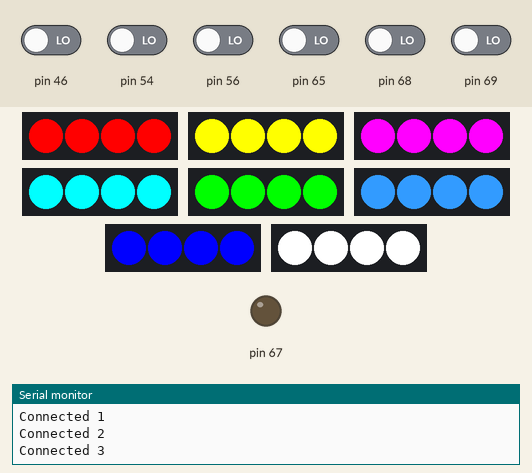
The sketch below on a simulated Arduino Mega 2560, built with avr-gcc and run on an emulated ATmega2560. Shown: 8 × 4 RGB LEDs in strip order, left to right, output pins drawn as LEDs (lit = HIGH), the last lines printed to the serial monitor. The test bench sets the inputs (shaded band); at power-on: pin 46, pin 54, pin 56, pin 65, pin 68, pin 69 LOW. Dim RGB values are drawn brighter than linear; random numbers use the default seed unless the sketch sets one; pins used as bus, display or sensor lines are not drawn.

Above: at 8.2 s.
8.3 s: pin 46 driven HIGH
At 9.0 s:
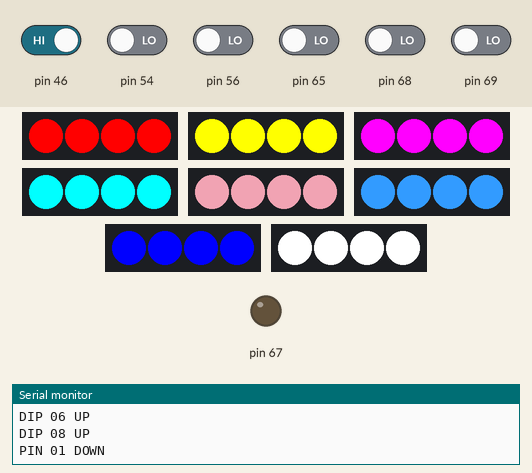
11.3 s: pin 69 driven HIGH
At 12.1 s:
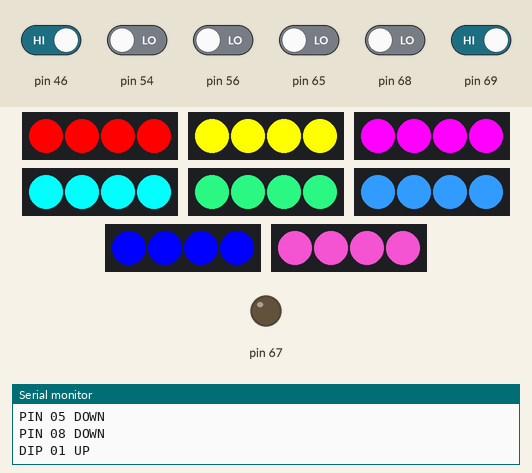
14.3 s: pin 46 driven LOW
17.3 s: pin 69 driven LOW
At 18.4 s:
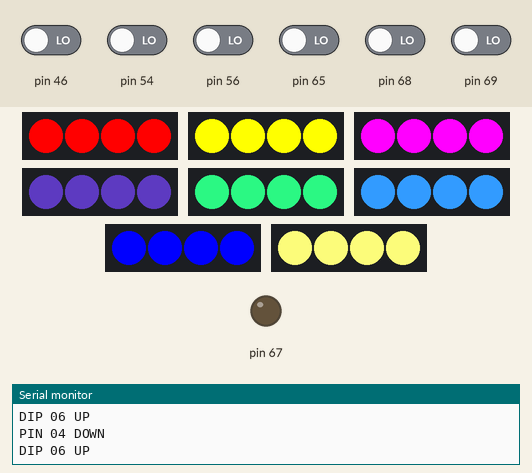
18.8 s: pin 68 driven HIGH
At 18.95 s:
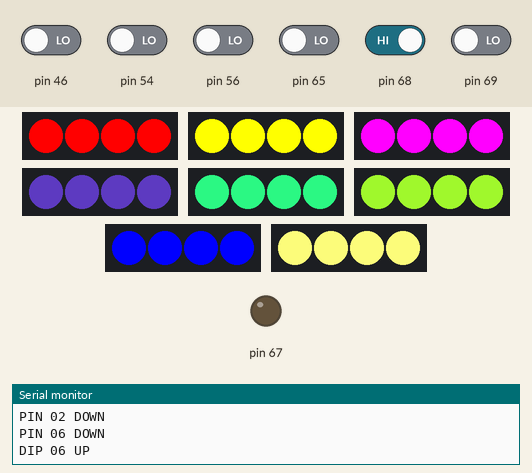
21.8 s: pin 54 driven HIGH
At 22.8 s:
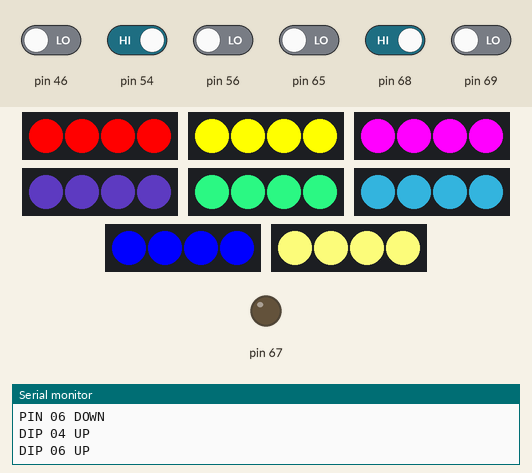
Timing chart, 0 to 25.8 s (numbered marks = the images above; inputs shaded):
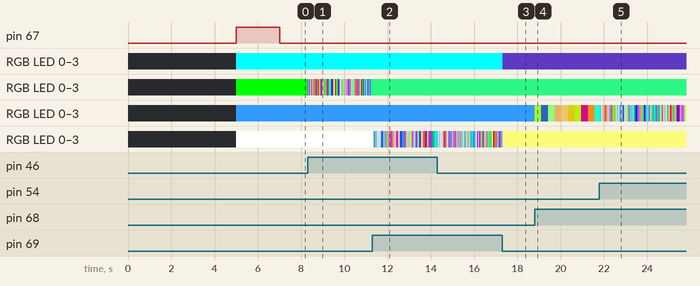

Measured:
- after the input at 18.8 s, RGB LED 0–3: RGB(50, 155, 255) → RGB(149, 230, 41) at once, → RGB(17, 42, 79) 0.32 s later, → RGB(142, 245, 116) 0.31 s later, → RGB(184, 140, 87) 0.31 s later, … (10 changes in this stretch)

The sketch:

InteractionTest.ino
```cpp
/*************************************************************
Interaction Test

Code Test the Interaction Board
  BUTTONS
  SWITCHES
  LEDS
  MULTIPLEXERS
*************************************************************/

#include <Wire.h> // Include the I2C library (required)
#include <SparkFunSX1509.h> // Include SX1509 library
#include <Adafruit_NeoPixel.h>


//LIMIT BUTTONS
const byte SWITCH_01_SX01 = 8; // LED connected to pin 8
const byte SWITCH_02_SX01 = 6; // LED connected to pin 9
const byte SWITCH_03_SX01 = 9; // LED connected to pin 10
const byte SWITCH_04_SX01 = 7; // LED connected to pin 11

const byte SWITCH_05_SX02 = 8; // LED connected to pin 12
const byte SWITCH_06_SX02 = 6; // LED connected to pin 13
const byte SWITCH_07_SX02 = 9; // LED connected to pin 14
const byte SWITCH_08_SX02 = 7; // LED connected to pin 15

//DOWN BUTTONS
const byte DOWN_01_SX01 = 12; // LED connected to pin 8
const byte DOWN_02_SX01 = 4; // LED connected to pin 9
const byte DOWN_03_SX01 = 15; // LED connected to pin 10
const byte DOWN_04_SX01 = 5; // LED connected to pin 11

const byte DOWN_05_SX02 = 12; // LED connected to pin 12
const byte DOWN_06_SX02 = 4; // LED connected to pin 13
const byte DOWN_07_SX02 = 15; // LED connected to pin 14
const byte DOWN_08_SX02 = 5; // LED connected to pin 15


//UP BUTTONS
const byte UP_01_SX01 = 11; // LED connected to pin 8
const byte UP_02_SX01 = 3; // LED connected to pin 9
const byte UP_03_SX01 = 14; // LED connected to pin 10
const byte UP_04_SX01 = 1; // LED connected to pin 11

const byte UP_05_SX02 = 11; // LED connected to pin 12
const byte UP_06_SX02 = 3; // LED connected to pin 13
const byte UP_07_SX02 = 14; // LED connected to pin 14
const byte UP_08_SX02 = 1; // LED connected to pin 15

//TOUCH PIN
const byte TOUCH_01_SX01 = 10; // LED connected to pin 8
const byte TOUCH_02_SX01 = 2; // LED connected to pin 9
const byte TOUCH_03_SX01 = 13; // LED connected to pin 10
const byte TOUCH_04_SX01 = 0; // LED connected to pin 11

const byte TOUCH_05_SX02 = 10; // LED connected to pin 12
const byte TOUCH_06_SX02 = 2; // LED connected to pin 13
const byte TOUCH_07_SX02 = 13; // LED connected to pin 14
const byte TOUCH_08_SX02 = 0; // LED connected to pin 15


//MUX
const byte DIP_01_SX03 = 5; // LED connected to pin 8
const byte DIP_02_SX03 = 6; // LED connected to pin 9
const byte DIP_03_SX03 = 7; // LED connected to pin 10
const byte DIP_04_SX03 = 8; // LED connected to pin 11
const byte DIP_05_SX03 = 9; // LED connected to pin 12
const byte DIP_06_SX03 = 10; // LED connected to pin 13
const byte DIP_07_SX03 = 11; // LED connected to pin 14
const byte DIP_08_SX03 = 12; // LED connected to pin 15
const byte DIP_09_SX03 = 13; // LED connected to pin 14
const byte DIP_10_SX03 = 14; // LED connected to pin 15

const byte STATUS_PIN_SX03 = 3;

//NEO PIXELS PINS
const  byte NEO_PIN_01 = 16;
const  byte NEO_PIN_02 = 17;
const  byte NEO_PIN_03 = 2;
const  byte NEO_PIN_04 = 3;
const  byte NEO_PIN_05 = 4;
const  byte NEO_PIN_06 = 24;
const  byte NEO_PIN_07 = 25;
const  byte NEO_PIN_08 = 13;

//NEO PIXELS PINS
const byte NEO_PIN[8] = {NEO_PIN_01, NEO_PIN_02, NEO_PIN_03, NEO_PIN_04,
                         NEO_PIN_05, NEO_PIN_06, NEO_PIN_07, NEO_PIN_08
                        };

//NUM PIXELS
boolean colorChange = false;

int colorId = -1;

//Maximun number of pixels per board
const byte NUMPIXELS = 4;

//Pixels
Adafruit_NeoPixel * pixels[8];

// SX1509 I2C address (set by ADDR1 and ADDR0 (00 by default):
const byte SX1509_ADDRESS_00 = 0x3E;  // SX1509 I2C address
SX1509 sx00;

const byte SX1509_ADDRESS_01 = 0x3F;
SX1509 sx01;

const byte SX1509_ADDRESS_10 = 0x71;
SX1509 sx02;

const byte SX1509_ADDRESS_11 = 0x70;
SX1509 sx03;

//INIT
void setup()
{

  Serial.begin(9600);
  pinMode(13, OUTPUT);
  digitalWrite(13, HIGH);
  delay(3000);

  Serial.println("SX1509: ");

  if (!sx00.begin(SX1509_ADDRESS_00) ) {
    Serial.println("Failed 0");
    Serial.println(SX1509_ADDRESS_00);
    //while (1) ; // If we fail to communicate, loop forever.
  } else {
    Serial.println("Connected 0");
  }

  if (!sx01.begin(SX1509_ADDRESS_01) ) {
    Serial.println("Failed 01");
    Serial.println(SX1509_ADDRESS_01);
  } else {
    Serial.println("Connected 1");
  }

  int count = 0;
  if (!sx02.begin(SX1509_ADDRESS_11)) {
    Serial.println("Failed sx 2");
    Serial.println(SX1509_ADDRESS_11);
  } else {
    Serial.println("Connected 2");
  }

  if (!sx03.begin(SX1509_ADDRESS_10)) {
    Serial.println("Failed sx 3");
    Serial.println(SX1509_ADDRESS_10);
  } else {
    Serial.println("Connected 3");
  }


  delay(2000);
  digitalWrite(13, LOW);

  //sx 00
  sx01.pinMode(SWITCH_01_SX01, INPUT);
  sx01.pinMode(SWITCH_02_SX01, INPUT);
  sx01.pinMode(SWITCH_03_SX01, INPUT);
  sx01.pinMode(SWITCH_04_SX01, INPUT);

  sx01.pinMode(DOWN_01_SX01, INPUT);
  sx01.pinMode(DOWN_02_SX01, INPUT);
  sx01.pinMode(DOWN_03_SX01, INPUT);
  sx01.pinMode(DOWN_04_SX01, INPUT);

  sx01.pinMode(UP_01_SX01, INPUT);
  sx01.pinMode(UP_02_SX01, INPUT);
  sx01.pinMode(UP_03_SX01, INPUT);
  sx01.pinMode(UP_04_SX01, INPUT);

  sx01.pinMode(TOUCH_01_SX01, INPUT);
  sx01.pinMode(TOUCH_02_SX01, INPUT);
  sx01.pinMode(TOUCH_03_SX01, INPUT);
  sx01.pinMode(TOUCH_04_SX01, INPUT);

  //sx 01
  sx02.pinMode(SWITCH_05_SX02, INPUT);
  sx02.pinMode(SWITCH_06_SX02, INPUT);
  sx02.pinMode(SWITCH_07_SX02, INPUT);
  sx02.pinMode(SWITCH_08_SX02, INPUT);

  sx02.pinMode(DOWN_05_SX02, INPUT);
  sx02.pinMode(DOWN_06_SX02, INPUT);
  sx02.pinMode(DOWN_07_SX02, INPUT);
  sx02.pinMode(DOWN_08_SX02, INPUT);

  sx02.pinMode(UP_05_SX02, INPUT);
  sx02.pinMode(UP_06_SX02, INPUT);
  sx02.pinMode(UP_07_SX02, INPUT);
  sx02.pinMode(UP_08_SX02, INPUT);

  sx02.pinMode(TOUCH_05_SX02, INPUT);
  sx02.pinMode(TOUCH_06_SX02, INPUT);
  sx02.pinMode(TOUCH_07_SX02, INPUT);
  sx02.pinMode(TOUCH_08_SX02, INPUT);

  //sx 03

  sx03.pinMode(DIP_01_SX03, INPUT);
  sx03.pinMode(DIP_02_SX03, INPUT);
  sx03.pinMode(DIP_03_SX03, INPUT);
  sx03.pinMode(DIP_04_SX03, INPUT);
  sx03.pinMode(DIP_05_SX03, INPUT);
  sx03.pinMode(DIP_06_SX03, INPUT);
  sx03.pinMode(DIP_07_SX03, INPUT);
  sx03.pinMode(DIP_08_SX03, INPUT);
  sx03.pinMode(DIP_09_SX03, INPUT);
  sx03.pinMode(DIP_10_SX03, INPUT);

  sx03.pinMode(STATUS_PIN_SX03, OUTPUT);


  //reset and init the neopixels
  for (int i = 0; i < 8; i++) {
    pixels[i] = new Adafruit_NeoPixel(NUMPIXELS, NEO_PIN[i], NEO_GRBW + NEO_KHZ800);
    pixels[i]->begin();
    pixels[i]->clear();
  }

  //set pixels to different colors
  for (int j = 0; j < NUMPIXELS; j++) {
    pixels[0]->setPixelColor(j, pixels[0]->Color(255, 0, 0)); // Moderately bright green color.
  }
  pixels[0]->show();

  for (int j = 0; j < NUMPIXELS; j++) {
    pixels[1]->setPixelColor(j, pixels[1]->Color(255, 255, 0)); // Moderately bright green color.
  }
  pixels[1]->show();

  for (int j = 0; j < NUMPIXELS; j++) {
    pixels[2]->setPixelColor(j, pixels[2]->Color(255, 0, 255)); // Moderately bright green color.
  }
  pixels[2]->show();

  for (int j = 0; j < NUMPIXELS; j++) {
    pixels[3]->setPixelColor(j, pixels[3]->Color(0, 255, 255)); // Moderately bright green color.
  }
  pixels[3]->show();

  for (int j = 0; j < NUMPIXELS; j++) {
    pixels[4]->setPixelColor(j, pixels[4]->Color(0, 255, 0)); // Moderately bright green color.
  }
  pixels[4]->show();

  for (int j = 0; j < NUMPIXELS; j++) {
    pixels[5]->setPixelColor(j, pixels[5]->Color(50, 155, 255)); // Moderately bright green color.
  }
  pixels[5]->show();

  for (int j = 0; j < NUMPIXELS; j++) {
    pixels[6]->setPixelColor(j, pixels[6]->Color(0, 0, 255)); // Moderately bright green color.
  }
  pixels[6]->show();

  for (int j = 0; j < NUMPIXELS; j++) {
    pixels[7]->setPixelColor(j, pixels[7]->Color(255, 255, 255)); // Moderately bright green color.
  }
  pixels[7]->show();

  //status pinTest
  sx03.digitalWrite(STATUS_PIN_SX03, HIGH);
  delay(2000);
  sx03.digitalWrite(STATUS_PIN_SX03, LOW);
}


//main interaction test loop
void loop() {


  //SX 01
  if (sx01.digitalRead(SWITCH_01_SX01) == HIGH) {
    Serial.println("PIN 01");
  }
  if (sx01.digitalRead(SWITCH_02_SX01) == HIGH) {
    Serial.println("PIN 02");
  }
  if (sx01.digitalRead(SWITCH_03_SX01) == HIGH) {
    Serial.println("PIN 03");
  }
  if (sx01.digitalRead(SWITCH_04_SX01) == HIGH) {
    Serial.println("PIN 04");
  }

  if (sx02.digitalRead(SWITCH_05_SX02) == HIGH) {
    Serial.println("PIN 05");
  }
  if (sx02.digitalRead(SWITCH_06_SX02) == HIGH) {
    Serial.println("PIN 06");
  }
  if (sx02.digitalRead(SWITCH_07_SX02) == HIGH) {
    Serial.println("PIN 07");
  }
  if (sx02.digitalRead(SWITCH_08_SX02) == HIGH) {
    Serial.println("PIN 08");
  }


  //SX 02 down
  if (sx01.digitalRead(DOWN_01_SX01) == HIGH) {
    Serial.println("PIN 01 DOWN");
    colorChange = true;
    colorId = 0;
  }
  if (sx01.digitalRead(DOWN_02_SX01) == HIGH) {
    Serial.println("PIN 02 DOWN");
    colorChange = true;
    colorId = 1;
  }
  if (sx01.digitalRead(DOWN_03_SX01) == HIGH) {
    Serial.println("PIN 03 DOWN");
    colorChange = true;
    colorId = 2;
  }
  if (sx01.digitalRead(DOWN_04_SX01) == HIGH) {
    Serial.println("PIN 04 DOWN");
    colorChange = true;
    colorId = 3;
  }

  if (sx02.digitalRead(DOWN_05_SX02) == HIGH) {
    Serial.println("PIN 05 DOWN");
    colorChange = true;
    colorId = 4;
  }
  if (sx02.digitalRead(DOWN_06_SX02) == HIGH) {
    Serial.println("PIN 06 DOWN");
    colorChange = true;
    colorId = 5;
  }
  if (sx02.digitalRead(DOWN_07_SX02) == HIGH) {
    Serial.println("PIN 07 DOWN");
    colorChange = true;
    colorId = 6;
  }
  if (sx02.digitalRead(DOWN_08_SX02) == HIGH) {
    Serial.println("PIN 08 DOWN");
    colorChange = true;
    colorId = 7;
  }
  //sx up
  if (sx01.digitalRead(UP_01_SX01) == HIGH) {
    Serial.println("PIN 01 UP");
  }
  if (sx01.digitalRead(UP_02_SX01) == HIGH) {
    Serial.println("PIN 02 UP");
  }
  if (sx01.digitalRead(UP_03_SX01) == HIGH) {
    Serial.println("PIN 03 UP");
  }
  if (sx01.digitalRead(UP_04_SX01) == HIGH) {
    Serial.println("PIN 04 UP");
  }

  if (sx02.digitalRead(UP_05_SX02) == HIGH) {
    Serial.println("PIN 05 UP");
  }
  if (sx02.digitalRead(UP_06_SX02) == HIGH) {
    Serial.println("PIN 06 UP");
  }
  if (sx02.digitalRead(UP_07_SX02) == HIGH) {
    Serial.println("PIN 07 UP");
  }
  if (sx02.digitalRead(UP_08_SX02) == HIGH) {
    Serial.println("PIN 08 UP");
  }

  //sx03
  if (sx03.digitalRead(DIP_01_SX03) == HIGH) {
    Serial.println("DIP 01 UP");
  }
  if (sx03.digitalRead(DIP_02_SX03) == HIGH) {
    Serial.println("DIP 02 UP");
  }
  if (sx03.digitalRead(DIP_03_SX03) == HIGH) {
    Serial.println("DIP 03 UP");
  }
  if (sx03.digitalRead(DIP_04_SX03) == HIGH) {
    Serial.println("DIP 04 UP");
  }
  if (sx03.digitalRead(DIP_05_SX03) == HIGH) {
    Serial.println("DIP 05 UP");
  }
  if (sx03.digitalRead(DIP_06_SX03) == HIGH) {
    Serial.println("DIP 06 UP");
  }
  if (sx03.digitalRead(DIP_07_SX03) == HIGH) {
    Serial.println("DIP 07 UP");
  }
  if (sx03.digitalRead(DIP_08_SX03) == HIGH) {
    Serial.println("DIP 08 UP");
  }
  if (sx03.digitalRead(DIP_09_SX03) == HIGH) {
    Serial.println("DIP 09 UP");
  }
  if (sx03.digitalRead(DIP_10_SX03) == HIGH) {
    Serial.println("DIP 10 UP");
  }


  /*
    for (int i = 0; i < 8; i++) {
      for (int j = 0; j < NUMPIXELS; j++) {
        pixels[i]->setPixelColor(j, pixels[i]->Color(255, 0, 255)); // Moderately bright green color.
      }
       pixels[i]->show();
    }
  */

  if (colorChange) {
    int randRed    = random(0, 255);
    int randBlue   = random(0, 255);
    int randGreen  = random(0, 255);
    for (int j = 0; j < NUMPIXELS; j++) {
      pixels[colorId]->setPixelColor(j, pixels[colorId]->Color(randRed, randBlue, randGreen)); // Moderately bright green color.
    }
    pixels[colorId]->show();
    colorChange = false;
  }


}
```
